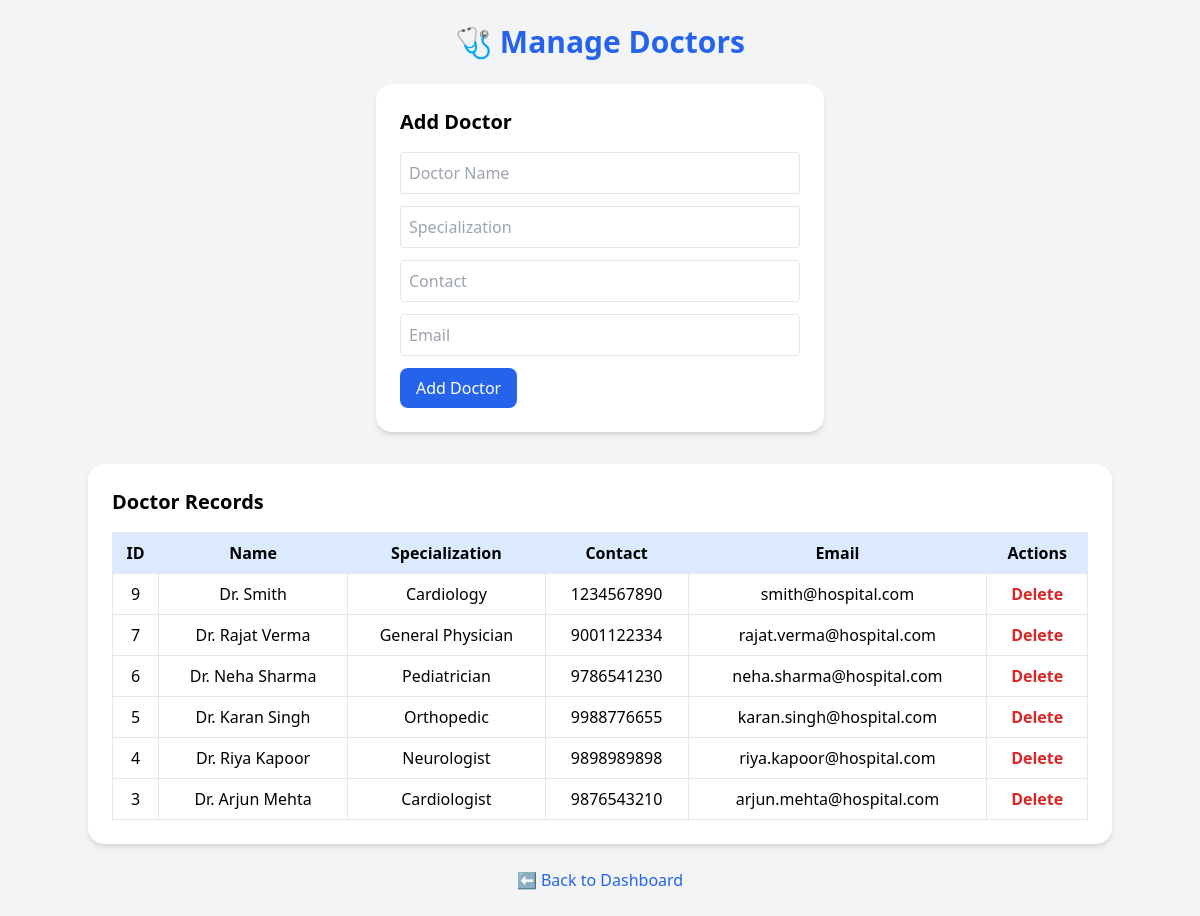
The page /doctors.php (signed in) on the database its author committed.
### tables this page shows
CREATE TABLE `doctors` (
  `doctor_id` int(11) NOT NULL AUTO_INCREMENT,
  `name` varchar(100) NOT NULL,
  `specialization` varchar(100) DEFAULT NULL,
  `contact` varchar(15) DEFAULT NULL,
  `email` varchar(100) DEFAULT NULL,
  PRIMARY KEY (`doctor_id`)
);

### doctors.php (the view, shortened to what this page needs)
<?php
include('db_connect.php');
$result = $conn->query("SELECT * FROM doctors ORDER BY doctor_id DESC");
?>
<!DOCTYPE html>
<html lang="en">
<head>
  <script src="https://cdn.tailwindcss.com"></script>
</head>
<body class="bg-gray-100 p-6">
  <h1 class="text-3xl font-bold text-center text-blue-600 mb-6">🩺 Manage Doctors</h1>
  <form method="POST" class="bg-white p-6 rounded-2xl shadow-md max-w-md mx-auto mb-8">
    <h2 class="text-xl font-semibold mb-4">Add Doctor</h2>
    <input type="text" name="name" placeholder="Doctor Name" required class="w-full p-2 mb-3 border rounded">
    <input type="text" name="specialization" placeholder="Specialization" class="w-full p-2 mb-3 border rounded">
    <input type="text" name="contact" placeholder="Contact" class="w-full p-2 mb-3 border rounded">
    <input type="email" name="email" placeholder="Email" class="w-full p-2 mb-3 border rounded">
    <button type="submit" name="add_doctor" class="bg-blue-600 text-white px-4 py-2 rounded-lg hover:bg-blue-700">
      Add Doctor
    </button>
  </form>
  <div class="bg-white p-6 rounded-2xl shadow-md max-w-5xl mx-auto">
    <h2 class="text-xl font-semibold mb-4">Doctor Records</h2>
    <table class="w-full border-collapse">
      <tr class="bg-blue-100">
        <th class="border p-2">ID</th>
        <th class="border p-2">Name</th>
        <th class="border p-2">Specialization</th>
        <th class="border p-2">Contact</th>
        <th class="border p-2">Email</th>
        <th class="border p-2">Actions</th>
      </tr>
      <?php while($row = $result->fetch_assoc()): ?>
      <tr class="text-center">
        <td class="border p-2"><?= $row['doctor_id'] ?></td>
        <td class="border p-2"><?= $row['name'] ?></td>
        <td class="border p-2"><?= $row['specialization'] ?></td>
        <td class="border p-2"><?= $row['contact'] ?></td>
        <td class="border p-2"><?= $row['email'] ?></td>
        <td class="border p-2">
          <a href="?delete=<?= $row['doctor_id'] ?>" class="text-red-600 font-semibold hover:underline"
             onclick="return confirm('Delete this doctor?')">Delete</a>
        </td>
      </tr>
      <?php endwhile; ?>
    </table>
  </div>
  <div class="text-center mt-6">
    <a href="index.php" class="text-blue-600 hover:underline">⬅ Back to Dashboard</a>
  </div>
</body>
</html>

### rows shown on the page
doctors: doctor_id "9", name "Dr. Smith", specialization "Cardiology", contact "1234567890", email "smith@hospital.com"
doctors: doctor_id "7", name "Dr. Rajat Verma", specialization "General Physician", contact "9001122334", email "rajat.verma@hospital.com"
doctors: doctor_id "6", name "Dr. Neha Sharma", specialization "Pediatrician", contact "9786541230", email "neha.sharma@hospital.com"
doctors: doctor_id "5", name "Dr. Karan Singh", specialization "Orthopedic", contact "9988776655", email "karan.singh@hospital.com"
doctors: doctor_id "4", name "Dr. Riya Kapoor", specialization "Neurologist", contact "9898989898", email "riya.kapoor@hospital.com"
doctors: doctor_id "3", name "Dr. Arjun Mehta", specialization "Cardiologist", contact "9876543210", email "arjun.mehta@hospital.com"
